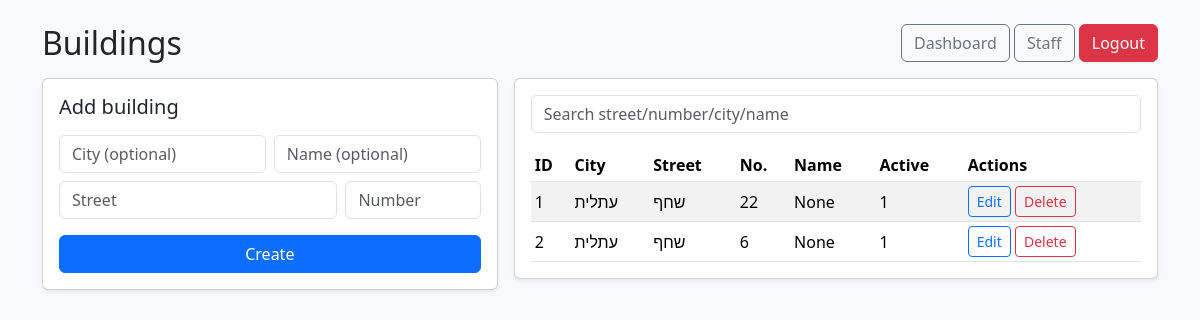
/admin/buildings (signed in), run on the app's committed database.
### tables this page shows
CREATE TABLE buildings (
        id INTEGER PRIMARY KEY AUTOINCREMENT,
        city TEXT,
        street TEXT NOT NULL,
        number TEXT NOT NULL,
        name TEXT,
        is_active INTEGER DEFAULT 1,
        created_at TEXT
    );

### app.py (the view)
@app.get("/admin/buildings")
def admin_buildings():
    u = require_super_admin()
    if not isinstance(u, dict):
        return u
    q = request.args.get("q") or ""
    buildings = list_buildings_db(search=q if q else None)
    return render_template("buildings.html", buildings=buildings, q=q, current_user=u)

### app.py (called while the page is built)
def current_user():
    uid = session.get("staff_user_id")
    return get_staff_user_by_id_db(uid) if uid else None

def require_login():
    u = current_user()
    if not u:
        return redirect(url_for("login"))
    return u

def require_super_admin():
    u = require_login()
    if not isinstance(u, dict):
        return u
    if u["role"] != "super_admin":
        abort(403)
    return u

### shahenbot_db.py (called while the page is built)
def get_connection():
    return sqlite3.connect(DB_PATH)

def list_buildings_db(limit: int = 500, search: str | None = None) -> list[dict]:
    conn = get_connection()
    cur = conn.cursor()
    q = """
      SELECT id, city, street, number, name, is_active, created_at
      FROM buildings
      WHERE 1=1
    """
    params = []
    if search:
        like = f"%{search}%"
        q += " AND (street LIKE ? OR number LIKE ? OR COALESCE(city,'') LIKE ? OR COALESCE(name,'') LIKE ?)"
        params += [like, like, like, like]
    q += " ORDER BY street, number LIMIT ?"
    params.append(limit)
    cur.execute(q, params)
    rows = cur.fetchall()
    conn.close()
    return [
        {"id": r[0], "city": r[1], "street": r[2], "number": r[3], "name": r[4], "is_active": r[5], "created_at": r[6]}
        for r in rows
    ]

def get_staff_user_by_id_db(staff_user_id: int) -> dict | None:
    conn = get_connection()
    cur = conn.cursor()
    cur.execute(
        """
        SELECT id, username, role, building_id, created_at
        FROM staff_users
        WHERE id=?
        """,
        (staff_user_id,),
    )
    r = cur.fetchone()
    conn.close()
    if not r:
        return None
    return {
        "id": r[0],
        "username": r[1],
        "role": r[2],
        "building_id": r[3],
        "created_at": r[4],
    }

### templates/buildings.html (shortened to what this page needs)
<!doctype html>
<html lang="en" dir="ltr">
<head>
  <link href="https://cdn.jsdelivr.net/npm/bootstrap@5.3.3/dist/css/bootstrap.min.css" rel="stylesheet">
</head>
<body class="bg-light">
<div class="container py-4">
  <div class="d-flex justify-content-between align-items-center mb-3">
    <h2 class="m-0">Buildings</h2>
    <div>
      <a class="btn btn-outline-secondary" href="{{ url_for('admin_dashboard') }}">Dashboard</a>
      <a class="btn btn-outline-secondary" href="{{ url_for('admin_staff') }}">Staff</a>
      <a class="btn btn-danger" href="{{ url_for('logout') }}">Logout</a>
    </div>
  </div>
  <div class="row g-3">
    <div class="col-lg-5">
      <div class="card shadow-sm">
        <div class="card-body">
          <h5 class="mb-3">Add building</h5>
          <form method="post" action="{{ url_for('admin_buildings_create') }}">
            <div class="row g-2">
              <div class="col-6">
                <input class="form-control" name="city" placeholder="City (optional)">
              </div>
              <div class="col-6">
                <input class="form-control" name="name" placeholder="Name (optional)">
              </div>
              <div class="col-8">
                <input class="form-control" name="street" placeholder="Street" required>
              </div>
              <div class="col-4">
                <input class="form-control" name="number" placeholder="Number" required>
              </div>
            </div>
            <button class="btn btn-primary w-100 mt-3" type="submit">Create</button>
          </form>
        </div>
      </div>
    </div>
    <div class="col-lg-7">
      <div class="card shadow-sm">
        <div class="card-body">
          <form class="mb-3" method="get" action="{{ url_for('admin_buildings') }}">
            <input class="form-control" name="q" value="{{ q }}" placeholder="Search street/number/city/name">
          </form>
          <div class="table-responsive">
            <table class="table table-sm table-striped align-middle mb-0">
              <thead>
                <tr>
                  <th>ID</th>
                  <th>City</th>
                  <th>Street</th>
                  <th>No.</th>
                  <th>Name</th>
                  <th>Active</th>
                  <th>Actions</th>
                </tr>
              </thead>
              <tbody>
              {% for b in buildings %}
                <tr>
                  <td>{{ b.id }}</td>
                  <td>{{ b.city }}</td>
                  <td>{{ b.street }}</td>
                  <td>{{ b.number }}</td>
                  <td>{{ b.name }}</td>
                  <td>{{ b.is_active }}</td>
<td class="text-nowrap">
  <button class="btn btn-sm btn-outline-primary"
          data-bs-toggle="modal"
          data-bs-target="#editBuilding{{ b.id }}">
    Edit
  </button>
  <form method="post" action="{{ url_for('admin_buildings_delete', building_id=b.id) }}"
        style="display:inline;"
        onsubmit="return confirm('Deactivate this building?');">
    <button class="btn btn-sm btn-outline-danger" type="submit">Delete</button>
  </form>
</td>
                </tr>
              {% endfor %}
              </tbody>
            </table>
          </div>
        </div>
      </div>
    </div>
  </div>
</div>
</body>
</html>

### data on the page
buildings: id "1", city "עתלית", street "שחף", number "22", name "None", is_active "1"
buildings: id "2", city "עתלית", street "שחף", number "6", name "None", is_active "1"
